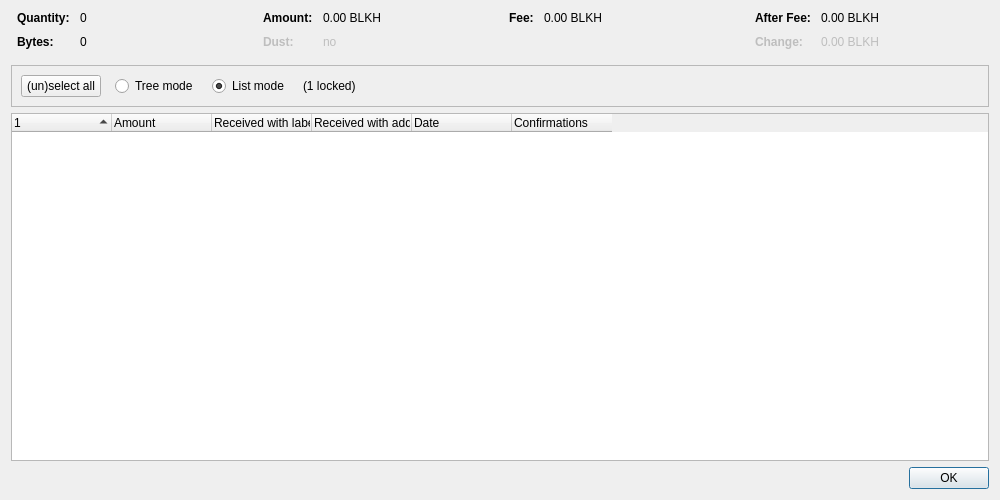
<?xml version="1.0" encoding="UTF-8"?>
<ui version="4.0">
 <class>CoinControlDialog</class>
 <widget class="QDialog" name="CoinControlDialog">
  <property name="geometry">
   <rect>
    <x>0</x>
    <y>0</y>
    <width>1000</width>
    <height>500</height>
   </rect>
  </property>
  <property name="windowTitle">
   <string>Coin Selection</string>
  </property>
  <layout class="QVBoxLayout" name="verticalLayout">
   <item>
    <layout class="QHBoxLayout" name="horizontalLayoutTop" stretch="0,0,0,0">
     <property name="topMargin">
      <number>0</number>
     </property>
     <property name="bottomMargin">
      <number>10</number>
     </property>
     <item>
      <layout class="QFormLayout" name="formLayoutCoinControl1">
       <property name="horizontalSpacing">
        <number>10</number>
       </property>
       <property name="verticalSpacing">
        <number>10</number>
       </property>
       <property name="leftMargin">
        <number>6</number>
       </property>
       <property name="rightMargin">
        <number>6</number>
       </property>
       <item row="0" column="0">
        <widget class="QLabel" name="labelCoinControlQuantityText">
         <property name="font">
          <font>
           <weight>75</weight>
           <bold>true</bold>
          </font>
         </property>
         <property name="text">
          <string>Quantity:</string>
         </property>
        </widget>
       </item>
       <item row="0" column="1">
        <widget class="QLabel" name="labelCoinControlQuantity">
         <property name="cursor">
          <cursorShape>IBeamCursor</cursorShape>
         </property>
         <property name="contextMenuPolicy">
          <enum>Qt::ActionsContextMenu</enum>
         </property>
         <property name="text">
          <string notr="true">0</string>
         </property>
         <property name="textInteractionFlags">
          <set>Qt::LinksAccessibleByMouse|Qt::TextSelectableByKeyboard|Qt::TextSelectableByMouse</set>
         </property>
        </widget>
       </item>
       <item row="1" column="0">
        <widget class="QLabel" name="labelCoinControlBytesText">
         <property name="font">
          <font>
           <weight>75</weight>
           <bold>true</bold>
          </font>
         </property>
         <property name="text">
          <string>Bytes:</string>
         </property>
        </widget>
       </item>
       <item row="1" column="1">
        <widget class="QLabel" name="labelCoinControlBytes">
         <property name="cursor">
          <cursorShape>IBeamCursor</cursorShape>
         </property>
         <property name="contextMenuPolicy">
          <enum>Qt::ActionsContextMenu</enum>
         </property>
         <property name="text">
          <string notr="true">0</string>
         </property>
         <property name="textInteractionFlags">
          <set>Qt::LinksAccessibleByMouse|Qt::TextSelectableByKeyboard|Qt::TextSelectableByMouse</set>
         </property>
        </widget>
       </item>
      </layout>
     </item>
     <item>
      <layout class="QFormLayout" name="formLayoutCoinControl2">
       <property name="horizontalSpacing">
        <number>10</number>
       </property>
       <property name="verticalSpacing">
        <number>10</number>
       </property>
       <property name="leftMargin">
        <number>6</number>
       </property>
       <property name="rightMargin">
        <number>6</number>
       </property>
       <item row="0" column="0">
        <widget class="QLabel" name="labelCoinControlAmountText">
         <property name="font">
          <font>
           <weight>75</weight>
           <bold>true</bold>
          </font>
         </property>
         <property name="text">
          <string>Amount:</string>
         </property>
        </widget>
       </item>
       <item row="0" column="1">
        <widget class="QLabel" name="labelCoinControlAmount">
         <property name="cursor">
          <cursorShape>IBeamCursor</cursorShape>
         </property>
         <property name="contextMenuPolicy">
          <enum>Qt::ActionsContextMenu</enum>
         </property>
         <property name="text">
          <string notr="true">0.00 BLKH</string>
         </property>
         <property name="textInteractionFlags">
          <set>Qt::LinksAccessibleByMouse|Qt::TextSelectableByKeyboard|Qt::TextSelectableByMouse</set>
         </property>
        </widget>
       </item>
       <item row="1" column="0">
        <widget class="QLabel" name="labelCoinControlLowOutputText">
         <property name="enabled">
          <bool>false</bool>
         </property>
         <property name="font">
          <font>
           <weight>75</weight>
           <bold>true</bold>
          </font>
         </property>
         <property name="text">
          <string>Dust:</string>
         </property>
        </widget>
       </item>
       <item row="1" column="1">
        <widget class="QLabel" name="labelCoinControlLowOutput">
         <property name="enabled">
          <bool>false</bool>
         </property>
         <property name="cursor">
          <cursorShape>IBeamCursor</cursorShape>
         </property>
         <property name="contextMenuPolicy">
          <enum>Qt::ActionsContextMenu</enum>
         </property>
         <property name="text">
          <string notr="true">no</string>
         </property>
         <property name="textInteractionFlags">
          <set>Qt::LinksAccessibleByMouse|Qt::TextSelectableByKeyboard|Qt::TextSelectableByMouse</set>
         </property>
        </widget>
       </item>
      </layout>
     </item>
     <item>
      <layout class="QFormLayout" name="formLayoutCoinControl3">
       <property name="horizontalSpacing">
        <number>10</number>
       </property>
       <property name="verticalSpacing">
        <number>10</number>
       </property>
       <property name="leftMargin">
        <number>6</number>
       </property>
       <property name="rightMargin">
        <number>6</number>
       </property>
       <item row="0" column="0">
        <widget class="QLabel" name="labelCoinControlFeeText">
         <property name="font">
          <font>
           <weight>75</weight>
           <bold>true</bold>
          </font>
         </property>
         <property name="text">
          <string>Fee:</string>
         </property>
        </widget>
       </item>
       <item row="0" column="1">
        <widget class="QLabel" name="labelCoinControlFee">
         <property name="cursor">
          <cursorShape>IBeamCursor</cursorShape>
         </property>
         <property name="contextMenuPolicy">
          <enum>Qt::ActionsContextMenu</enum>
         </property>
         <property name="text">
          <string notr="true">0.00 BLKH</string>
         </property>
         <property name="textInteractionFlags">
          <set>Qt::LinksAccessibleByMouse|Qt::TextSelectableByKeyboard|Qt::TextSelectableByMouse</set>
         </property>
        </widget>
       </item>
      </layout>
     </item>
     <item>
      <layout class="QFormLayout" name="formLayoutCoinControl4">
       <property name="horizontalSpacing">
        <number>10</number>
       </property>
       <property name="verticalSpacing">
        <number>10</number>
       </property>
       <property name="leftMargin">
        <number>6</number>
       </property>
       <property name="rightMargin">
        <number>6</number>
       </property>
       <item row="0" column="0">
        <widget class="QLabel" name="labelCoinControlAfterFeeText">
         <property name="font">
          <font>
           <weight>75</weight>
           <bold>true</bold>
          </font>
         </property>
         <property name="text">
          <string>After Fee:</string>
         </property>
        </widget>
       </item>
       <item row="0" column="1">
        <widget class="QLabel" name="labelCoinControlAfterFee">
         <property name="cursor">
          <cursorShape>IBeamCursor</cursorShape>
         </property>
         <property name="contextMenuPolicy">
          <enum>Qt::ActionsContextMenu</enum>
         </property>
         <property name="text">
          <string notr="true">0.00 BLKH</string>
         </property>
         <property name="textInteractionFlags">
          <set>Qt::LinksAccessibleByMouse|Qt::TextSelectableByKeyboard|Qt::TextSelectableByMouse</set>
         </property>
        </widget>
       </item>
       <item row="1" column="0">
        <widget class="QLabel" name="labelCoinControlChangeText">
         <property name="enabled">
          <bool>false</bool>
         </property>
         <property name="font">
          <font>
           <weight>75</weight>
           <bold>true</bold>
          </font>
         </property>
         <property name="text">
          <string>Change:</string>
         </property>
        </widget>
       </item>
       <item row="1" column="1">
        <widget class="QLabel" name="labelCoinControlChange">
         <property name="enabled">
          <bool>false</bool>
         </property>
         <property name="cursor">
          <cursorShape>IBeamCursor</cursorShape>
         </property>
         <property name="contextMenuPolicy">
          <enum>Qt::ActionsContextMenu</enum>
         </property>
         <property name="text">
          <string notr="true">0.00 BLKH</string>
         </property>
         <property name="textInteractionFlags">
          <set>Qt::LinksAccessibleByMouse|Qt::TextSelectableByKeyboard|Qt::TextSelectableByMouse</set>
         </property>
        </widget>
       </item>
      </layout>
     </item>
    </layout>
   </item>
   <item>
    <widget class="QFrame" name="frame">
     <property name="minimumSize">
      <size>
       <width>0</width>
       <height>40</height>
      </size>
     </property>
     <property name="frameShape">
      <enum>QFrame::StyledPanel</enum>
     </property>
     <property name="frameShadow">
      <enum>QFrame::Sunken</enum>
     </property>
     <layout class="QHBoxLayout" name="horizontalLayout">
      <item>
       <layout class="QHBoxLayout" name="horizontalLayoutPanel" stretch="0,0,0,0,0">
        <property name="spacing">
         <number>14</number>
        </property>
        <item>
         <widget class="QPushButton" name="pushButtonSelectAll">
          <property name="sizePolicy">
           <sizepolicy hsizetype="Maximum" vsizetype="Fixed">
            <horstretch>0</horstretch>
            <verstretch>0</verstretch>
           </sizepolicy>
          </property>
          <property name="text">
           <string>(un)select all</string>
          </property>
          <property name="autoDefault">
           <bool>false</bool>
          </property>
         </widget>
        </item>
        <item>
         <widget class="QRadioButton" name="radioTreeMode">
          <property name="sizePolicy">
           <sizepolicy hsizetype="Maximum" vsizetype="Fixed">
            <horstretch>0</horstretch>
            <verstretch>0</verstretch>
           </sizepolicy>
          </property>
          <property name="text">
           <string>Tree mode</string>
          </property>
         </widget>
        </item>
        <item>
         <widget class="QRadioButton" name="radioListMode">
          <property name="sizePolicy">
           <sizepolicy hsizetype="Maximum" vsizetype="Fixed">
            <horstretch>0</horstretch>
            <verstretch>0</verstretch>
           </sizepolicy>
          </property>
          <property name="text">
           <string>List mode</string>
          </property>
          <property name="checked">
           <bool>true</bool>
          </property>
         </widget>
        </item>
        <item>
         <widget class="QLabel" name="labelLocked">
          <property name="text">
           <string notr="true">(1 locked)</string>
          </property>
         </widget>
        </item>
        <item>
         <spacer name="horizontalSpacer">
          <property name="orientation">
           <enum>Qt::Horizontal</enum>
          </property>
          <property name="sizeHint" stdset="0">
           <size>
            <width>40</width>
            <height>20</height>
           </size>
          </property>
         </spacer>
        </item>
       </layout>
      </item>
     </layout>
    </widget>
   </item>
   <item>
    <widget class="CoinControlTreeWidget" name="treeWidget">
     <property name="contextMenuPolicy">
      <enum>Qt::CustomContextMenu</enum>
     </property>
     <property name="sortingEnabled">
      <bool>false</bool>
     </property>
     <property name="columnCount">
      <number>6</number>
     </property>
     <attribute name="headerShowSortIndicator" stdset="0">
      <bool>true</bool>
     </attribute>
     <attribute name="headerStretchLastSection">
      <bool>false</bool>
     </attribute>
     <column>
      <property name="text">
       <string/>
      </property>
     </column>
     <column>
      <property name="text">
       <string>Amount</string>
      </property>
     </column>
     <column>
      <property name="text">
       <string>Received with label</string>
      </property>
     </column>
     <column>
      <property name="text">
       <string>Received with address</string>
      </property>
     </column>
     <column>
      <property name="text">
       <string>Date</string>
      </property>
     </column>
     <column>
      <property name="text">
       <string>Confirmations</string>
      </property>
      <property name="toolTip">
       <string>Confirmed</string>
      </property>
     </column>
     <column>
      <property name="text">
       <string/>
      </property>
     </column>
     <column>
      <property name="text">
       <string/>
      </property>
     </column>
     <column>
      <property name="text">
       <string/>
      </property>
     </column>
     <column>
      <property name="text">
       <string/>
      </property>
     </column>
    </widget>
   </item>
   <item>
    <widget class="QDialogButtonBox" name="buttonBox">
     <property name="orientation">
      <enum>Qt::Horizontal</enum>
     </property>
     <property name="standardButtons">
      <set>QDialogButtonBox::Ok</set>
     </property>
    </widget>
   </item>
  </layout>
 </widget>
 <customwidgets>
  <customwidget>
   <class>CoinControlTreeWidget</class>
   <extends>QTreeWidget</extends>
   <header>qt/coincontroltreewidget.h</header>
  </customwidget>
 </customwidgets>
 <resources/>
 <connections/>
</ui>
